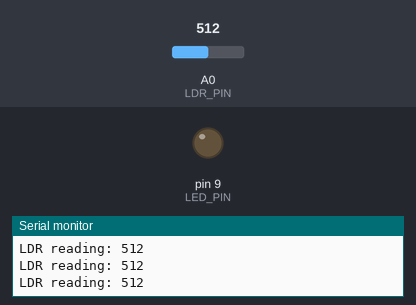
The sketch below on a simulated Arduino Uno, built with avr-gcc and run on an emulated ATmega328P. Parts: output pins drawn as LEDs (lit = HIGH), the last lines printed to the serial monitor. Inputs (shaded band) come from the test bench; at power-on: A0 (LDR_PIN) = 512.

Above: at 1.2 s.
1.3 s: A0 (LDR_PIN) set to 487
At 1.9 s:
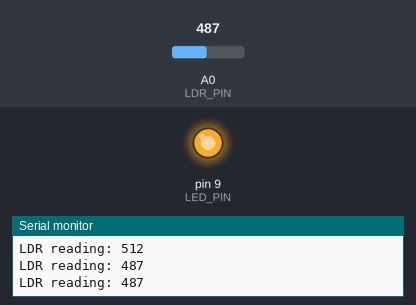
3.0 s: A0 (LDR_PIN) set to 510
At 4.2 s:
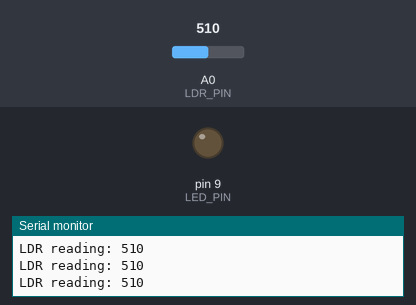
4.5 s: A0 (LDR_PIN) set to 490
At 5.5 s:
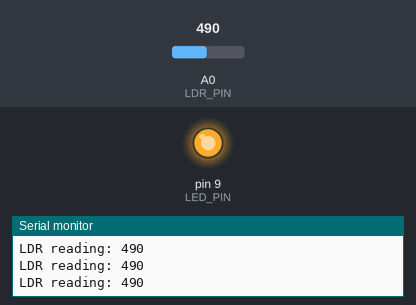
Timing chart, 0 to 7.5 s (numbered marks = the images above; inputs shaded):
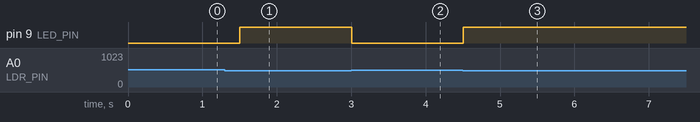

Measured:
- the behaviour switches between 500 and 499 on A0 (LDR_PIN) (found by bisection; images 0 and 1)
- after the input at 1.3 s, pin 9 (LED_PIN): LOW → HIGH after 0.20 s
- after the input at 3.0 s, pin 9 (LED_PIN): HIGH → LOW at once
- after the input at 4.5 s, pin 9 (LED_PIN): LOW → HIGH at once

The sketch:

AutomaticStreetLight.ino
```cpp
/*
  Project: Arduino-Based Automatic Street Light System
  Board: Arduino Uno
  Components: LDR, 10k ohm resistor, LED, 220 ohm resistor

  Example wiring:
  - LDR/resistor voltage-divider midpoint -> A0
  - LED anode -> D9 through 220 ohm resistor
  - LED cathode -> GND

  Depending on your voltage-divider arrangement, brighter light may produce
  a higher OR lower analog reading. Adjust LIGHT_THRESHOLD and the comparison
  direction after testing your circuit.
*/
const int LDR_PIN = A0;
const int LED_PIN = 9;
const int LIGHT_THRESHOLD = 500;

void setup() {
  pinMode(LED_PIN, OUTPUT);
  Serial.begin(9600);
}

void loop() {
  int lightLevel = analogRead(LDR_PIN);
  Serial.print("LDR reading: ");
  Serial.println(lightLevel);

  // Assumes the analog reading gets lower as the environment gets darker.
  if (lightLevel < LIGHT_THRESHOLD) {
    digitalWrite(LED_PIN, HIGH);
  } else {
    digitalWrite(LED_PIN, LOW);
  }
  delay(250);
}
```
